Frame 1 (no input): blank canvas, image omitted
Frame 60 (no input): blank canvas, image omitted
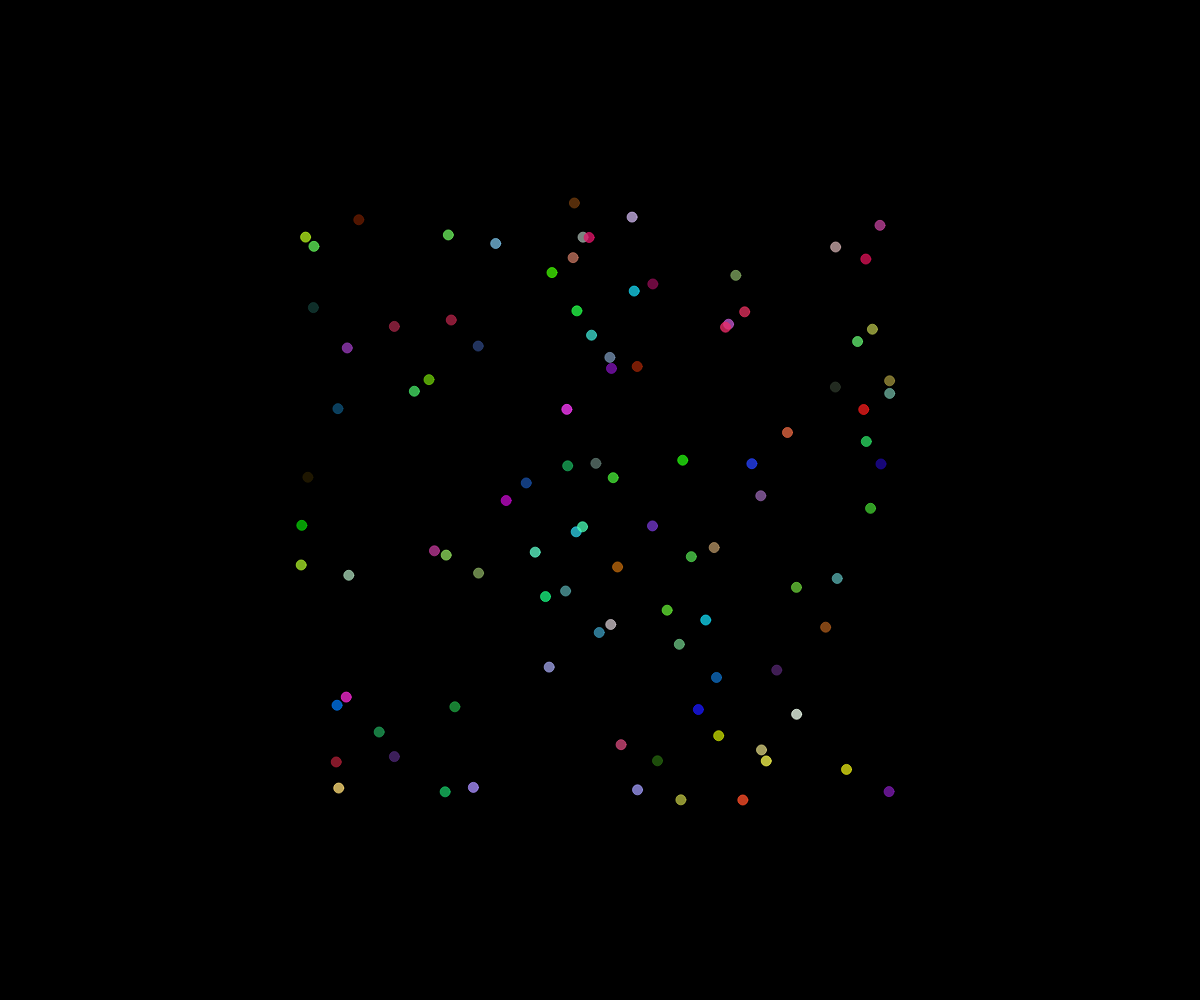
Frame 120 (the mouse pressed at the canvas centre since frame 60)

The p5.js sketch whose frames 1 and 60 were blank and that drew this single picture after the mouse press (run headless with seeded random() and noise() and a simulated clock; from frame 60 on, the mouse is pressed at the canvas centre):

// p5.js sketch
// ── sketch.js
// Hanabi

//dx = direction x
//dy = direction y
//if inside a class you have to reffer to x as this.x or else it's not defined.

class Particle {
  constructor(x, y){
    this.x = x;
    this.y = y;
    this.dx = random(-5, 5);
    this.dy = random(-5, 5);
    this.r = random(255);
    this.g = random(255);
    this.b = random(255);
    this.alpha = 255;
    this.color = color(this.r, this.g, this.b, this.alpha);
    this.diameter = 10;
  }
  updater(){ //because it's moving and making it disappear, we call it updater instead of move
    this.x += this.dx;
    this.y += this.dy;
    this.alpha--; //slowly descreases the alpha (it's visiblity) so it fades
    this.color = color(this.r, this.g, this.b, this.alpha);
  }
  
  display(){
    fill(this.color);
    stroke(this.color);
    circle(this.x, this.y, this.diameter);
  }

  isDead(){ //Make cleaner to track if alpha value is 0 or less than
    return this.alpha <= 0;
  }
}

let theFireworks = [];

function mousePressed(){
  for (let i = 0; i < 100; i++){
    let someParticle = new Particle(mouseX, mouseY); //Passes in where it generates
    theFireworks.push(someParticle);
  }
}

function setup() {
  createCanvas(windowWidth, windowHeight);
}

function draw() {
  background("black");
  for (let i = 0; i < theFireworks.length; i++){ 
    theFireworks[i].updater(); //Updates it while in array (after being pushed)
    if (theFireworks[i].isDead()){
      //remove from array
      //.splice(a, b), a = Kill location start, b = how many do you want to kill
      theFireworks.splice(i, 1); //.splice pulls out (kill off) value from array
    }
    theFireworks[i].display();
  }
}

//Rememeber That once you kill off one person in the array.
//The person in front will then turn into the dead person's number

//  # | person
//  ----------
//  1 | p1
//  2 | p2
//  3 | p3
//  4 | p4
//  5 | p5
